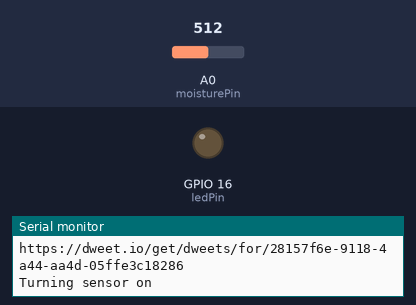
This sketch was run on a simulated ESP8266 (NodeMCU). On the bench: output pins drawn as LEDs (lit = HIGH), the last lines printed to the serial monitor. Inputs (shaded band) come from the test bench; at power-on: A0 (moisturePin) = 512. WiFi joins after 1.5 s; servers stay silent unless stated; uploads are accepted with an empty reply; pins used as bus, display or sensor lines are not drawn.

Above: at 3.0 s.
At 5.1 s:
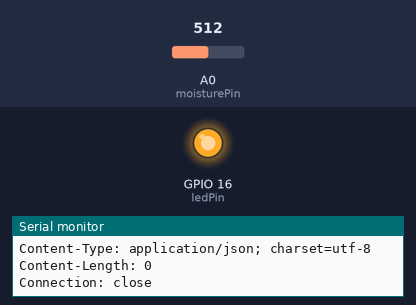
Timing chart, 0 to 13.6 s (numbered marks = the images above):
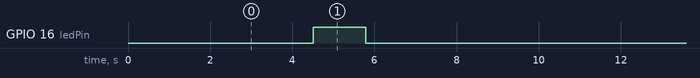

The sketch:

SoilMoistureSensorDweetIO.ino
```cpp
#include <ESP8266WiFi.h>

#define moisturePin A0
#define sensorPowerPin 4 // This is marked D2 on the ESP8266 development board
#define ledPin 16

const char* ssid = "-SSID-";
const char* password = "-PASSWORD-";

String dweetId = "28157f6e-9118-4a44-aa4d-05ffe3c18286";

long second = 1000;
long minute = second * 60;
long hour = minute * 60;

long publishInterval = 5 * second;
//long publishInterval = 30 * minute;
//long publishInterval = 12 * hour;

int delayAfterTurningSensorOn = 3000; // TODO: Check if this can be reduced without affecting the readings

long lastPublishTime = 0;

int currentReading = 0;


void setup()
{
  Serial.begin(115200);

  Serial.println();
  Serial.println("Starting ESP8266 soil moisture sensor (posting to dweet.io)");

  pinMode(sensorPowerPin, OUTPUT);
  pinMode(ledPin, OUTPUT);

  digitalWrite(sensorPowerPin, LOW);

  setupWiFi();

  Serial.println();
  String url = "https://dweet.io/get/dweets/for/" + dweetId;
  Serial.println("View data at:");
  Serial.println(url);
  Serial.println();

  // If the interval is short then leave the sensor on all the time
  if (publishInterval < delayAfterTurningSensorOn)
  {
    sensorOn();
  }
}

void setupWiFi()
{
  // Connect to WiFi network
  WiFi.begin(ssid, password);
  Serial.println();
  Serial.print("Trying to connect");

  // Wait for connection
  while (WiFi.status() != WL_CONNECTED) {
    delay(500);
    Serial.print(".");
  }
  Serial.println("");
  Serial.print("Connected to ");
  Serial.println(ssid);
  Serial.print("IP address: ");
  Serial.println(WiFi.localIP());
}

void loop()
{
  if (lastPublishTime + publishInterval < millis()
      || lastPublishTime == 0)
  {
    Serial.println();

    takeReading();

    publishReading();

    lastPublishTime = millis();

    Serial.println();
  }

  delay(10);
}


void takeReading()
{
  //Serial.println("Taking reading");

  sensorOn();

  int reading = analogRead(moisturePin);

  Serial.print("Sensor reading: ");
  Serial.println(reading);

  currentReading = reading;

  sensorOff();

  Serial.println();
}

void publishReading()
{
  Serial.println();
  Serial.println("Publishing reading");

  digitalWrite(ledPin, HIGH);

  char host[] = "dweet.io";
  int port = 80;
  String path = "/dweet/for/" + dweetId + "?moistureSensorReading=";
  path += currentReading;

  // Attempt to connect to website
  if ( !getRequest(host, port, path) )
    Serial.println("GET request failed");
  else
  {
    Serial.println();
    Serial.println("Finished publishing.");
  }

  digitalWrite(ledPin, LOW);
}

void sensorOn()
{
  if (publishInterval > delayAfterTurningSensorOn)
  {
    Serial.println("Turning sensor on");

    digitalWrite(sensorPowerPin, HIGH);

    // Wait for the sensor to settle down
    delay(delayAfterTurningSensorOn);
  }
}

void sensorOff()
{
  if (publishInterval > delayAfterTurningSensorOn)
  {
    Serial.println("Turning sensor off");

    digitalWrite(sensorPowerPin, LOW);
  }
}

bool getRequest(char host[], int port, String path)
{
  Serial.print("connecting to ");
  Serial.println(host);

  // Use WiFiClient class to create TCP connections
  WiFiClient client;
  if (!client.connect(host, port)) {
    Serial.println("connection failed");
    return false;
  }

  // We now create a URI for the request
  String url = path;

  Serial.print("Requesting URL: ");
  Serial.println(url);

  // This will send the request to the server
  client.print(String("GET ") + url + " HTTP/1.1\r\n" +
               "Host: " + host + "\r\n" +
               "Connection: close\r\n\r\n");
  delay(10);

  // Read all the lines of the reply from server and print them to Serial
  while (client.available()) {
    String line = client.readStringUntil('\r');
    Serial.print(line);
  }

  Serial.println();
  Serial.println("closing connection");

  return true;
}
```

Measured:
- by itself, GPIO 16 (ledPin): alternates HIGH for 1.3 s and LOW for 8.0 s
